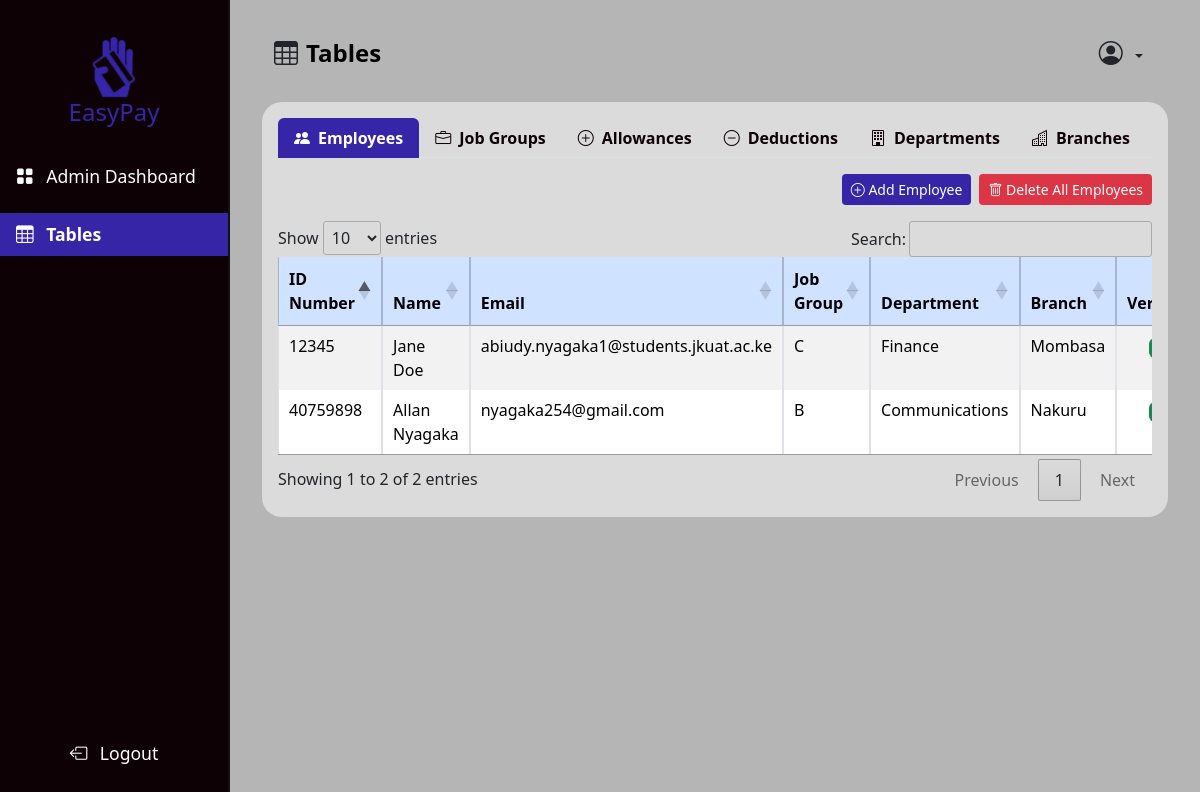
Page /admin_tables/ on the committed database.
### management/models.py (models this page shows, shortened)
class Employee(models.Model):
    id_number = models.CharField(max_length=100, unique=True)
    first_name = models.CharField(max_length=50)
    last_name = models.CharField(max_length=50)
    email = models.EmailField(unique=True)
    job_group = models.ForeignKey(JobGroup, on_delete=models.SET_NULL, null=True)
    department = models.ForeignKey(Department, on_delete=models.SET_NULL, null=True)
    branch = models.ForeignKey(Branch, on_delete=models.SET_NULL, null=True)
    verified = models.BooleanField(default=False)
    user = models.OneToOneField(User, null=True, blank=True, on_delete=models.CASCADE)

class JobGroup(models.Model):
    name = models.CharField(max_length=100)
    base_salary = models.DecimalField(max_digits=11, decimal_places=2, default=0)
    allowances = models.ManyToManyField(
        Allowance, through="JobGroupAllowance", related_name="job_groups"
    )
    deductions = models.ManyToManyField(
        Deduction, through="JobGroupDeduction", related_name="job_groups"
    )

class Department(models.Model):
    name = models.CharField(max_length=100)

class Branch(models.Model):
    name = models.CharField(max_length=100)
    address = models.CharField(max_length=255)

### management/views.py (the view)
# urls.py: path("admin_tables/", management_views.admin_tables, name="admin_tables"),
def admin_tables(request):
    employees = Employee.objects.select_related(
        "job_group", "department", "branch"
    ).all()
    job_groups = JobGroup.objects.all()
    departments = Department.objects.all()
    branches = Branch.objects.all()
    users = User.objects.all()
    allowances = Allowance.objects.all()
    deductions = Deduction.objects.all()
    job_group_filter = request.GET.get("job_group", None)
    department_filter = request.GET.get("department", None)
    branch_filter = request.GET.get("branch", None)
    if job_group_filter:
        job_groups = job_groups.filter(id=job_group_filter)
    if department_filter:
        job_groups = job_groups.filter(department__id=department_filter)
    if branch_filter:
        job_groups = job_groups.filter(branch__id=branch_filter)
    job_group_data = []
    for job_group in job_groups:
        job_group_allowances = JobGroupAllowance.objects.filter(job_group=job_group)
        job_group_deductions = JobGroupDeduction.objects.filter(job_group=job_group)
        job_group_data.append(
            {
                "job_group": job_group,
                "job_group_allowances": job_group_allowances,
                "job_group_deductions": job_group_deductions,
            }
        )
    context = {
        "employees": employees,
        "job_groups": job_groups,
        "job_group_data": job_group_data,
        "departments": departments,
        "branches": branches,
        "users": users,
        "allowances": allowances,
        "deductions": deductions,
        "job_group_filter": job_group_filter,
        "department_filter": department_filter,
        "branch_filter": branch_filter,
    }
    return render(request, "layouts/admin_tables.html", context)

### management/templates/layouts/admin_tables.html (shortened to what this page needs)
{% extends "layouts/admin_dashboard_layout.html" %}
{% load humanize %}
{% load static %}
{% block content %}
  <div class="container-fluid">
    <main class="main-content">
      <nav class="navbar navbar-expand-lg dash-nav mb-2">
        <div class="container-fluid">
          <i class="bi bi-table me-2" style="font-size: 1.5rem"></i>
          <h1 class="navbar-brand fw-bold mb-0" style="font-size: 1.5rem">Tables</h1>
          <div class="collapse navbar-collapse" id="navbarNav">
            <ul class="navbar-nav ms-auto">
              <li class="nav-item">
                <div class="dropdown">
                  <button class="btn dropdown-toggle"
                          type="button"
                          data-bs-toggle="dropdown"
                          aria-expanded="false">
                    <i class="bi bi-person-circle me-1" style="font-size: 1.5rem"></i>
                  </button>
                </div>
              </li>
            </ul>
          </div>
        </div>
      </nav>
      <div class="card mt-2">
        <div class="card-body">
          <ul class="nav nav-tabs" id="tablesTab" role="tablist">
            <li class="nav-item" role="presentation">
              <a class="nav-link active"
                 id="employees-tab"
                 data-bs-toggle="tab"
                 href="#employees"
                 role="tab"
                 aria-controls="employees"
                 aria-selected="true"><i class="bi bi-people-fill me-2"></i>Employees</a>
            </li>
            <li class="nav-item" role="presentation">
              <a class="nav-link"
                 id="job-groups-tab"
                 data-bs-toggle="tab"
                 href="#job-groups"
                 role="tab"
                 aria-controls="job-groups"
                 aria-selected="false"><i class="bi bi-briefcase me-2"></i>Job Groups</a>
            </li>
            <li class="nav-item" role="presentation">
              <a class="nav-link"
                 id="allowances-tab"
                 data-bs-toggle="tab"
                 href="#allowances"
                 role="tab"
                 aria-controls="allowances"
                 aria-selected="false"><i class="bi bi-plus-circle me-2"></i>Allowances</a>
            </li>
            <li class="nav-item" role="presentation">
              <a class="nav-link"
                 id="deductions-tab"
                 data-bs-toggle="tab"
                 href="#deductions"
                 role="tab"
                 aria-controls="deductions"
                 aria-selected="false"><i class="bi bi-dash-circle me-2"></i>Deductions</a>
            </li>
            <li class="nav-item" role="presentation">
              <a class="nav-link"
                 id="departments-tab"
                 data-bs-toggle="tab"
                 href="#departments"
                 role="tab"
                 aria-controls="departments"
                 aria-selected="false"><i class="bi bi-building me-2"></i>Departments</a>
            </li>
            <li class="nav-item" role="presentation">
              <a class="nav-link"
                 id="branches-tab"
                 data-bs-toggle="tab"
                 href="#branches"
                 role="tab"
                 aria-controls="branches"
                 aria-selected="false"><i class="bi bi-buildings me-2"></i>Branches</a>
            </li>
          </ul>
          <div class="tab-content mt-3" id="tablesTabContent">
            {% include "tables/employees_table.html" %}
          </div>
        </div>
      </div>
    </main>
  </div>
{% endblock content %}

### management/templates/tables/employees_table.html (shortened to what this page needs)
<div class="tab-pane fade show active table-responsive"
     id="employees"
     role="tabpanel"
     aria-labelledby="employees-tab">
  <div class="d-flex justify-content-end mb-3 gap-2">
    <button class="btn btn-sm text-white"
            data-bs-toggle="modal"
            data-bs-target="#addEmployeeModal"
            style="background-color: #3626a7">
      <i class="bi bi-plus-circle"></i> Add Employee
    </button>
    <button class="btn btn-sm text-white bg-danger"
            data-bs-toggle="modal"
            data-bs-target="#deleteAllEmployeesModal">
      <i class="bi bi-trash"></i> Delete All Employees
    </button>
  </div>
  <table id="employeesTable"
         class="table table-bordered table-striped table-hover">
    <thead class="table-primary">
      <tr>
        <th class="text-start">ID Number</th>
        <th class="text-start">Name</th>
        <th class="text-start">Email</th>
        <th class="text-start">Job Group</th>
        <th class="text-start">Department</th>
        <th class="text-start">Branch</th>
        <th class="text-start">Verified</th>
      </tr>
    </thead>
    <tbody>
      {% for employee in employees %}
        <tr>
          <td class="text-start">{{ employee.id_number }}</td>
          <td class="text-start">{{ employee.first_name }} {{ employee.last_name }}</td>
          <td class="text-start">{{ employee.email }}</td>
          <td class="text-start">{{ employee.job_group.name }}</td>
          <td class="text-start">{{ employee.department.name }}</td>
          <td class="text-start">{{ employee.branch.name }}</td>
          <td>
            {% if employee.verified %}
              <span class="badge bg-success">Yes</span>
            {% else %}
              <span class="badge bg-danger">No</span>
            {% endif %}
          </td>
        </tr>
        <div class="modal fade"
             id="deleteEmployeeModal-{{ employee.id_number }}"
             tabindex="-1"
             aria-labelledby="deleteEmployeeModalLabel-{{ employee.id_number }}"
             aria-hidden="true">
        {% endfor %}
      </tbody>
    </table>
  </div>

### main/static/css/dashboard.css (style rules this page uses)
body { background-color: #b5b5b5; }
a { text-decoration: none; }
.nav-link.active { background-color: #3626a7; color: white; font-weight: bold; position: relative; }
.main-content { margin-left: 230px; padding: 20px; flex-grow: 1; display: flex; flex-direction: column; }
.dash-nav { width: 100%; }
.card { flex: 1; display: flex; flex-direction: column; justify-content: space-between; height: 100%; border-radius: 20px; border: none; background-color: #dbdbdb; }
.card-body { display: flex; flex-direction: column; height: 100%; text-align: center; }
.nav-tabs .nav-link { background-color: transparent; color: #0d0106; border: none; font-weight: 600; transition: all 0.3s ease; }
.nav-tabs .nav-link.active { background-color: #3626a7; color: #ffffff; }

### rows in the picture
Employee: id_number "40759898", first_name "Allan", last_name "Nyagaka", email "nyagaka254@gmail.com", job_group.name "B", department.name "Communications", branch.name "Nakuru"
Employee: id_number "12345", first_name "Jane", last_name "Doe", email "abiudy.nyagaka1@students.jkuat.ac.ke", job_group.name "C", department.name "Finance", branch.name "Mombasa"
